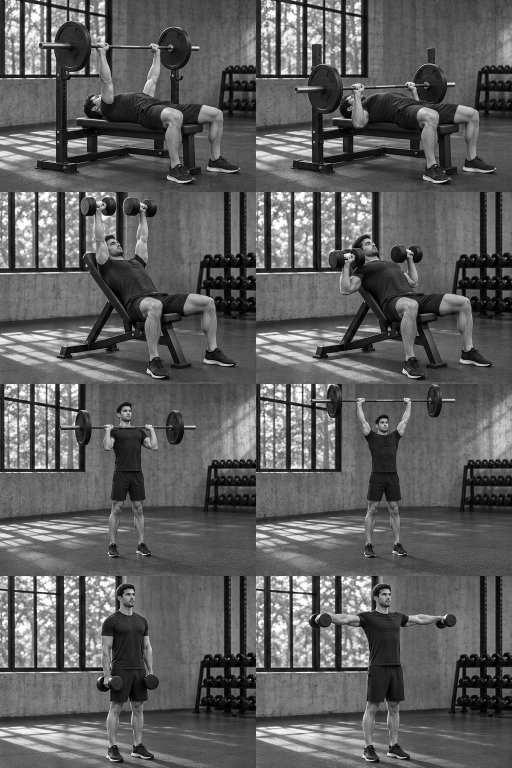
#> input picture docs/design/medias/exercices/planche-1.png, 1024 x 1536 px (shown at 1/2 size)
$ python decouper.py
#> lines starting #> are read from the running program, lines starting #| are printed output that depends on the picture
"""Cuts the six exercise sheets (4 rows x 2 columns: start, end) into the app's demo frames.

Writes packages/cresco_ui/assets/exercises/<id>-depart.jpg and <id>-arrivee.jpg (512 x 384,
grayscale JPEG). Ids are the exercise catalog's. Usage: python -I decouper.py
"""
from pathlib import Path

from PIL import Image

HERE = Path(__file__).parent
OUT = HERE.parents[3] / 'packages' / 'cresco_ui' / 'assets' / 'exercises'
SHEETS = {
    'planche-1.png': ['developpe-couche-barre', 'developpe-incline-halteres', 'developpe-militaire', 'elevations-laterales'],
    'planche-2.png': ['tractions', 'tirage-vertical', 'rowing-barre', 'rowing-assis-poulie'],
    'planche-3.png': ['squat-barre', 'presse-cuisses', 'souleve-de-terre', 'souleve-terre-roumain'],
    'planche-4.png': ['fentes-halteres', 'leg-curl', 'leg-extension', 'hip-thrust'],
    'planche-5.png': ['mollets-debout', 'curl-halteres', 'extension-triceps-poulie', 'dips'],
    'planche-6.png': ['pompes', 'crunch-poulie'],
}
SIZE = (512, 384)


def main():
    OUT.mkdir(parents=True, exist_ok=True)
    for sheet, ids in SHEETS.items():
        path = HERE / sheet
        if not path.exists():
            print('manque', sheet)
            continue
        img = Image.open(path).convert('L')
#> img is the input picture: PIL image 1024x1536 L; min 0, max 255, mean 94.1
        cw, ch = img.width / 2, img.height / 4
#> cw = 512; ch = 384
        for row, eid in enumerate(ids):
            for col, name in enumerate(('depart', 'arrivee')):
                box = (round(col * cw + 3), round(row * ch + 3), round((col + 1) * cw - 3), round((row + 1) * ch - 3))
                img.crop(box).resize(SIZE, Image.LANCZOS).save(OUT / f'{eid}-{name}.jpg', quality=80, optimize=True, progressive=True)
            print(eid)
#> this loop made 4 passes
#> pass 1, in main, `img.crop(box).resize(SIZE, Image.LANCZOS).save(OUT / f'{eid}-{name}.jp..`:
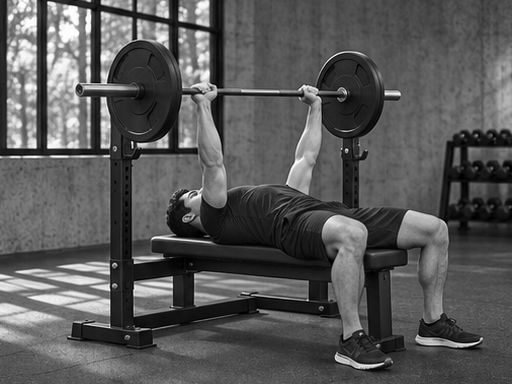
#> saved as developpe-couche-barre-depart.jpg: PIL image 512x384 L; min 0, max 255, mean 87.7
#> pass 1, in main, `img.crop(box).resize(SIZE, Image.LANCZOS).save(OUT / f'{eid}-{name}.jp..`:
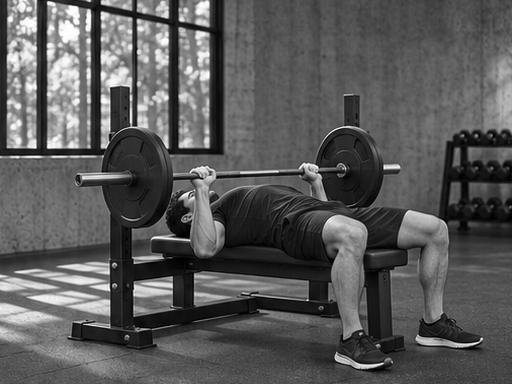
#> saved as developpe-couche-barre-arrivee.jpg: PIL image 512x384 L; min 0, max 255, mean 88.8
#> pass 2, in main, `img.crop(box).resize(SIZE, Image.LANCZOS).save(OUT / f'{eid}-{name}.jp..`:
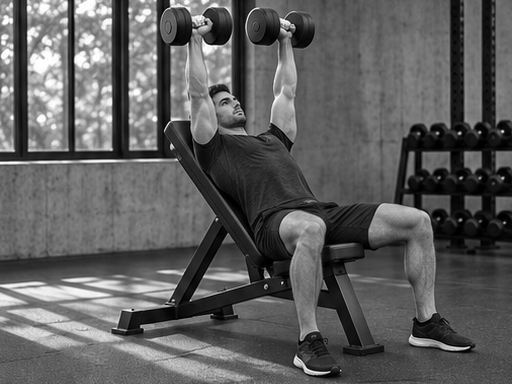
#> saved as developpe-incline-halteres-depart.jpg: PIL image 512x384 L; min 0, max 255, mean 93.6
#> pass 2, in main, `img.crop(box).resize(SIZE, Image.LANCZOS).save(OUT / f'{eid}-{name}.jp..`:
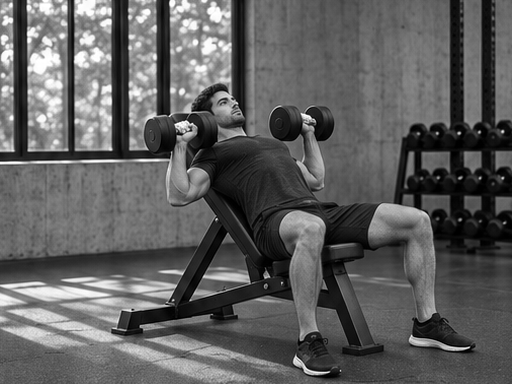
#> saved as developpe-incline-halteres-arrivee.jpg: PIL image 512x384 L; min 0, max 255, mean 94.4
#> pass 2 of the loop in main, `for sheet, ids in SHEETS.items():`:
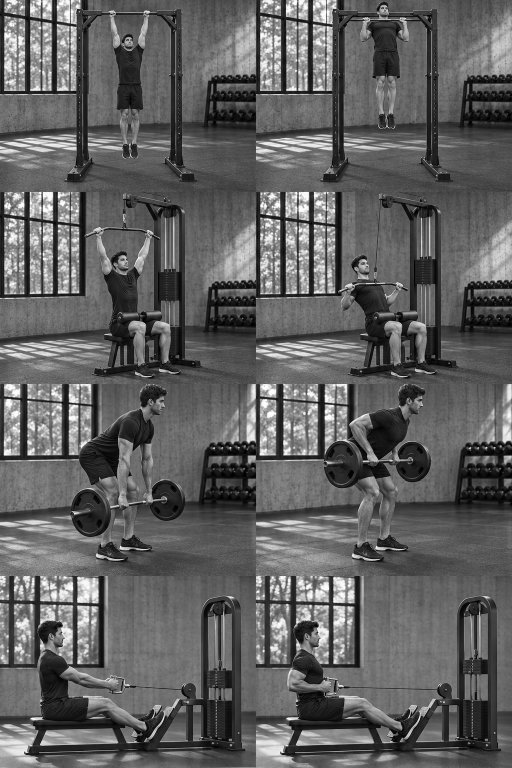
#> input picture docs/design/medias/exercices/planche-2.png, 1024 x 1536 px (shown at 1/2 size)
#> in main, img is the input picture: PIL image 1024x1536 L; min 0, max 255, mean 96.7
#> the loop in main, `for row, eid in enumerate(ids):` made 4 passes
#> pass 1, in main, `img.crop(box).resize(SIZE, Image.LANCZOS).save(OUT / f'{eid}-{name}.jp..`:
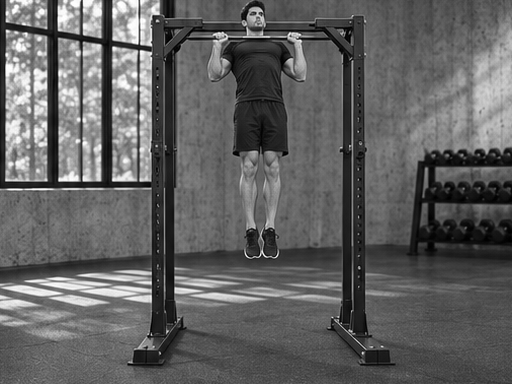
#> saved as tractions-arrivee.jpg: PIL image 512x384 L; min 0, max 255, mean 97
#> pass 2, in main, `img.crop(box).resize(SIZE, Image.LANCZOS).save(OUT / f'{eid}-{name}.jp..`:
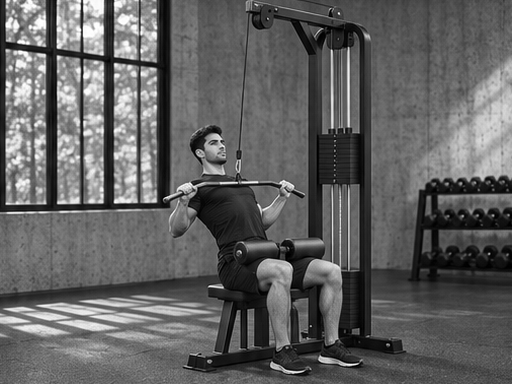
#> saved as tirage-vertical-arrivee.jpg: PIL image 512x384 L; min 0, max 255, mean 96.9
#> pass 3 of the loop in main, `for sheet, ids in SHEETS.items():`:
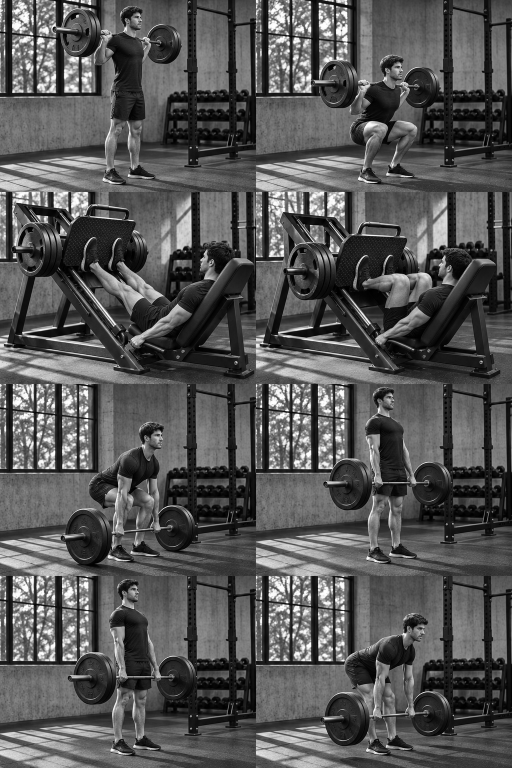
#> input picture docs/design/medias/exercices/planche-3.png, 1024 x 1536 px (shown at 1/2 size)
#> in main, img is the input picture: PIL image 1024x1536 L; min 0, max 255, mean 85.2
#> the loop in main, `for row, eid in enumerate(ids):` made 4 passes
#> pass 1, in main, `img.crop(box).resize(SIZE, Image.LANCZOS).save(OUT / f'{eid}-{name}.jp..`:
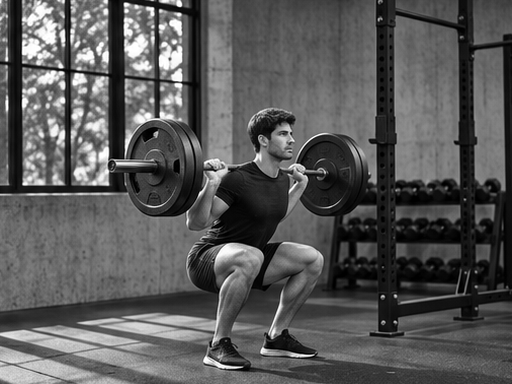
#> saved as squat-barre-arrivee.jpg: PIL image 512x384 L; min 0, max 255, mean 88.2
#> pass 2, in main, `img.crop(box).resize(SIZE, Image.LANCZOS).save(OUT / f'{eid}-{name}.jp..`:
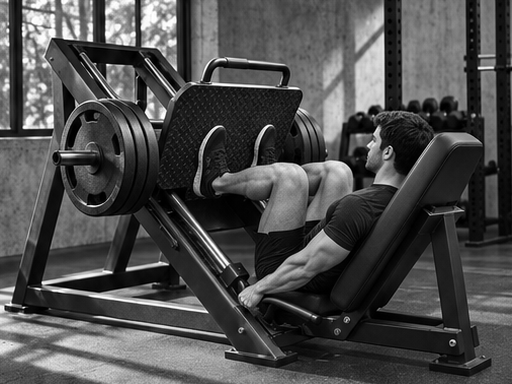
#> saved as presse-cuisses-arrivee.jpg: PIL image 512x384 L; min 0, max 255, mean 76.5
#> the loop made 6 passes; the first 3 are shown


if __name__ == '__main__':
    main()
